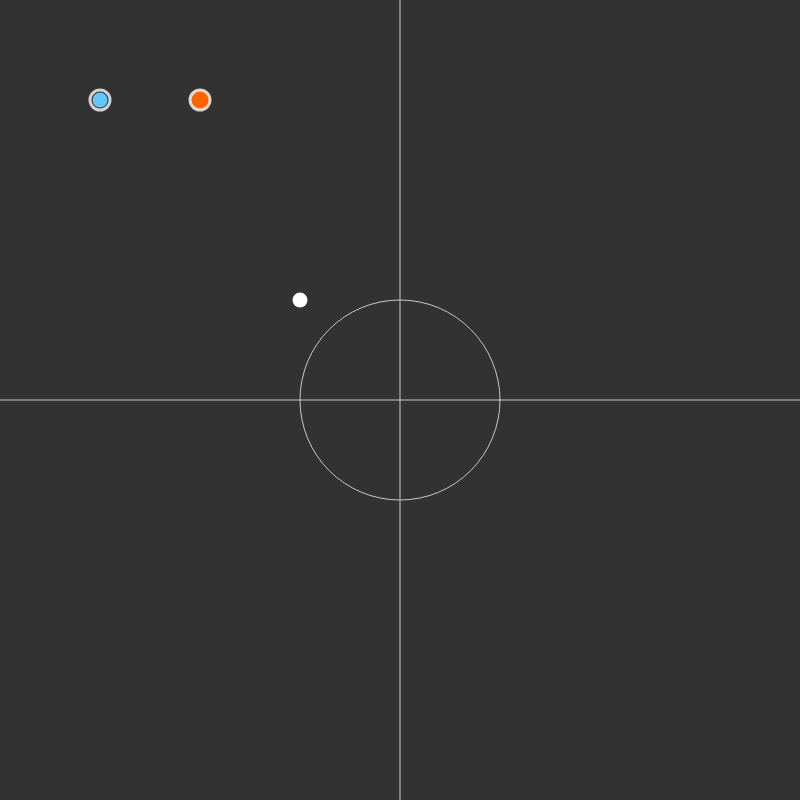
Frame 1 (no input)
Frame 60 (no input): identical to frame 1, image omitted
Frame 120 (the mouse pressed at the canvas centre since frame 60): identical to frame 1, image omitted

The p5.js sketch that drew this single still picture (run headless with seeded random() and noise() and a simulated clock; from frame 60 on, the mouse is pressed at the canvas centre):

// p5.js sketch
// ── sketch.js
function setup() {
  createCanvas(800,800)
}


var indicator = 50

//input one is a translator

var input1X = 100
var input1Y = 100

var dragging1 = false

var anchorX
var anchorY


//input two is a scalar/rotor
var input2X = 200
var input2Y = 100


var dragging2 = false

var anchorRadius
var anchorTheta
var scaleFactor
var offsetTheta


//output may be driven by translation, or rotor/scaling 
var outputX = 300
var outputY = 300

//home positions to which manipulations are applied (may be cartesian or polar, depending on which input is getting dragged)
var homePos1
var homePos2




function draw() {
	background(indicator)

	noFill()
	stroke(200)
	strokeWeight(1)
	line(0,height/2,width,height/2)
	line(width/2,0,width/2,height)
	ellipse(width/2,height/2,200,200)

	if(dragging1){
		input1X = mouseX
		input1Y = mouseY
		outputX = homePos1 + (input1X-anchorX)
		outputY = homePos2 + (input1Y-anchorY)


		push()

			fill(0,0,255,10)
			noStroke()
			rect(0,0,width,height)

			translate(input1X-anchorX,input1Y-anchorY)

			noFill()
			stroke(100,200,255,150)
			strokeWeight(1)
			for(i=-20;i<20;i++){
				line(-width,75*i,width*2,75*i)
				line(75*i,-height,75*i,height*2)
			}		


			/*
			//grid of dots
			noStroke()
			fill(0,0,255)
			for(i=-40;i<40;i++){
				for(j=-40;j<40;j++){
					ellipse(i*40,j*40,5,5)
				}
			}
			*/
		pop()


	}

	if(dragging2){
		input2X = mouseX
		input2Y = mouseY
		scaleFactor = sqrt((dist(input2X,input2Y,width/2,height/2)/100)*(dist(input2X,input2Y,width/2,height/2)/100))/anchorRadius
		offsetTheta = atan2(input2Y-height/2,input2X-width/2)-anchorTheta
		outputX = width/2+100*(scaleFactor*homePos1)*cos(homePos2+offsetTheta)
		outputY = height/2+100*(scaleFactor*homePos1)*sin(homePos2+offsetTheta)

		push()

			fill(255,0,0,10)
			rect(0,0,width,height)

			translate(width/2,height/2)
			rotate(offsetTheta)
			scale(scaleFactor)

			noFill()
			stroke(255,100,0,150)
			strokeWeight(1/scaleFactor)

			for(i=0;i<8;i++){
				line(0,0,1000*cos(i*TWO_PI/8),1000*sin(i*TWO_PI/8))
			}
			for(i=0;i<16;i++){
				ellipse(0,0,100*i,100*i)
			}




			/*
			//grid of dots
			noStroke()
			fill(255,0,0)

			for(k=0;k<4;k++){
				rotate(HALF_PI)
				for(i=0;i<20;i++){
					for(j=0;j<20;j++){
						ellipse(i*40,j*40,5/scaleFactor,5/scaleFactor)
					}
				}
			}

	*/

		pop()



	}



	noStroke()
	fill(100,200,255)
	ellipse(input1X,input1Y,15,15)
	noFill()
	stroke(255,200)
	strokeWeight(3)
	ellipse(input1X,input1Y,20,20)


	noStroke()
	fill(255,100,0)
	ellipse(input2X,input2Y,15,15)
	strokeWeight(3)
	stroke(255,200)
	ellipse(input2X,input2Y,20,20)


	noStroke()
	fill(255)
	ellipse(outputX,outputY,15,15)


}


function touchStarted() {
	if(dist(mouseX,mouseY,input1X,input1Y)<25){
		dragging1 = true
		anchorX = input1X
		anchorY = input1Y
		homePos1 = outputX
		homePos2 = outputY
	}else if(dist(mouseX,mouseY,input2X,input2Y)<25){
		dragging2 = true
		anchorRadius = sqrt((dist(input2X,input2Y,width/2,height/2)/100)*(dist(input2X,input2Y,width/2,height/2)/100))
		anchorTheta = atan2(input2Y-height/2,input2X-width/2)
		homePos1 = sqrt((dist(outputX,outputY,width/2,height/2)/100)*(dist(outputX,outputY,width/2,height/2)/100))
		homePos2 = atan2(outputY-height/2,outputX-width/2)
	}
}

function touchMoved() {
	return false
}

function touchEnded(){
	dragging1 = false
	dragging2 = false
}
